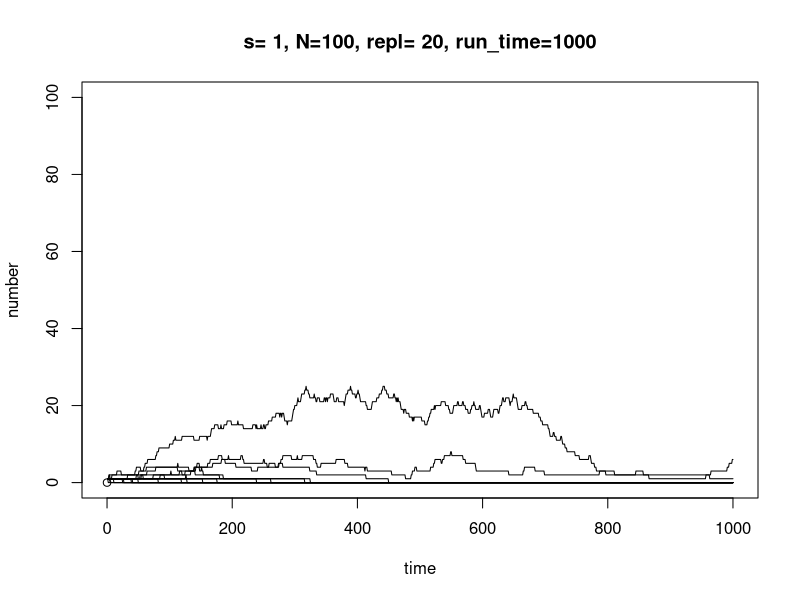
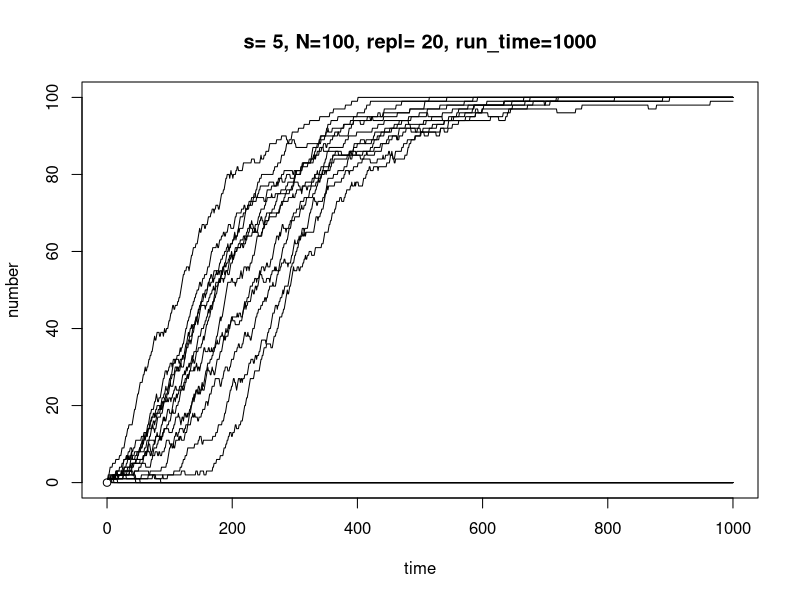
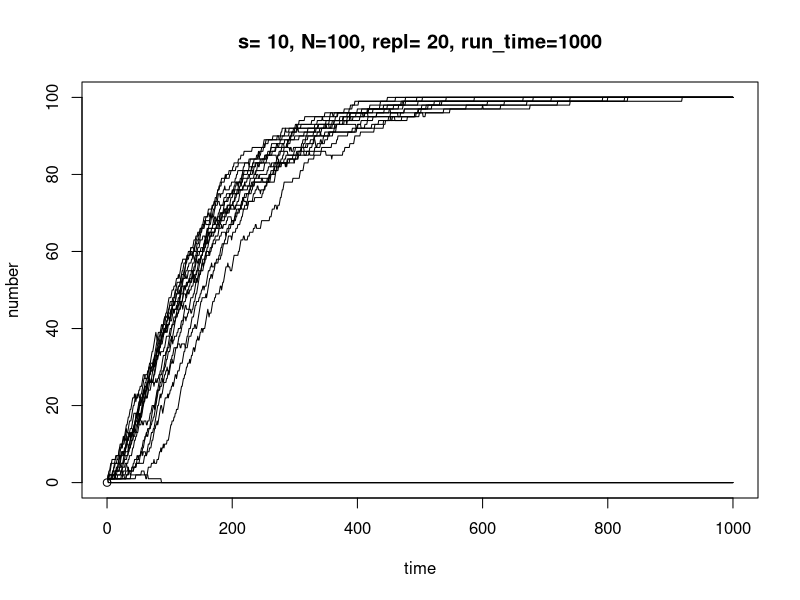
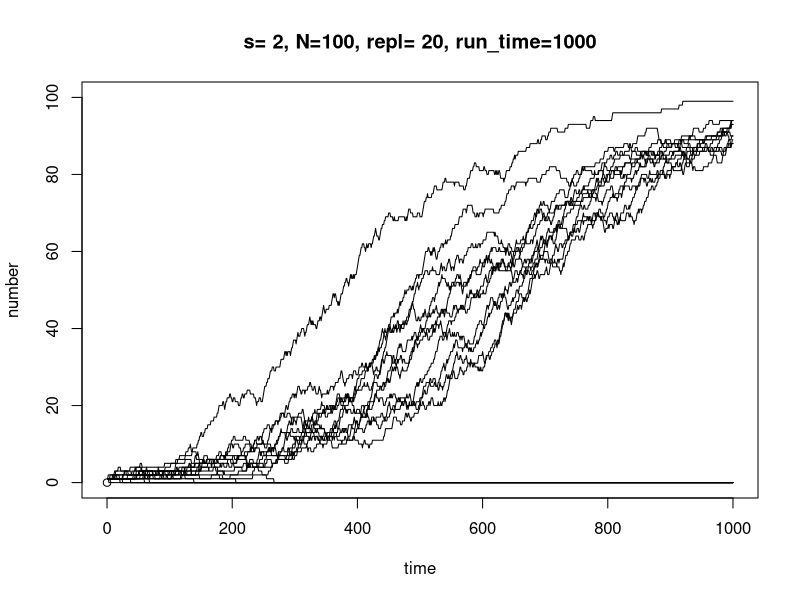
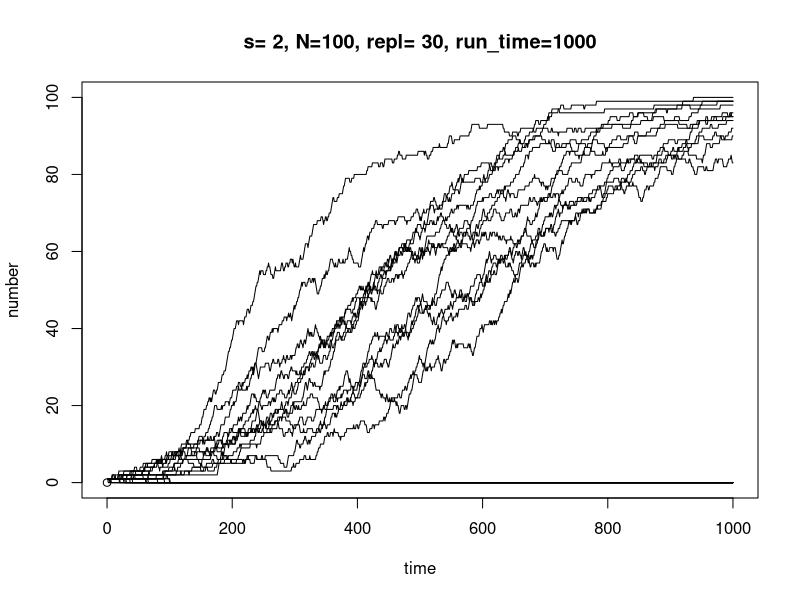
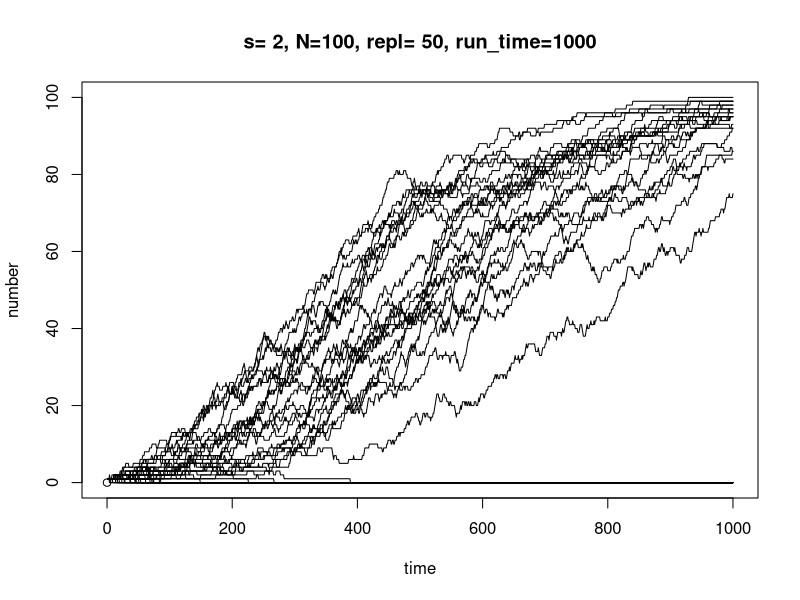
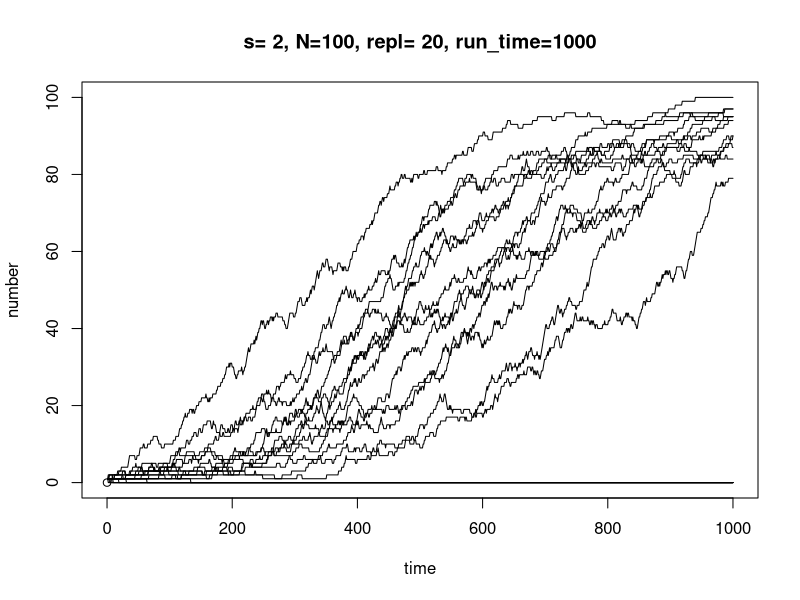
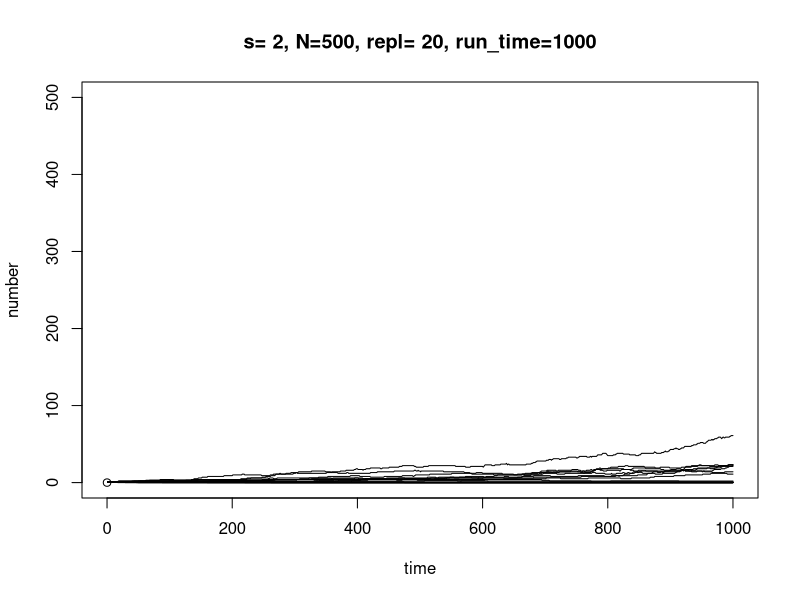

These charts were generated, in order, by the following R code:
## ---- chunk 1
transition <- matrix(c(0.4,0.3,0.3,
                       0.0,0.1,0.9,
                       0.1,0.4,0.5), nrow = 3, ncol = 3, byrow = TRUE)

names <- c("Aurora Pizza", "Pizza Boy", "Pizza Company")
rownames(transition) <- names
colnames(transition) <- names
print(transition)
## ---- chunk 2
time_frames <- c(1,2,10,20)

for (i in time_frames){
    customer_distribution <- c(200,300,100)
    for (j in 1:i) {
        customer_distribution <- customer_distribution %*% transition
    }
    cat("Customer distrinbution after", i, "months",customer_distribution,"\n", sep = " ")
}
## ---- chunk 3
#Urn-model#
N <- 100 #number of balls
s <- 2 #weight of white balls

balls <- rep(0,N)
balls[1] <- 1 #start with one white ball

########################################
# Define the function draw and replace #
########################################

draw_and_replace <- function(balls, s=2){
  # Random deletion
  balls <- balls[-sample(length(balls),1)]
  # Weighted duplication
  prob_weights <- balls
  prob_weights[prob_weights == 1] <- s
  prob_weights[prob_weights == 0] <- 1
  selected_ball <- sample(balls, 1, prob = prob_weights)
  balls <- c(balls, selected_ball)
  return(balls)
}

### Try out ###
balls <- draw_and_replace(balls, s=2)  
print(balls)
## ---- chunk 4
draw_trajectory <- function(repl=20, run_time=1e3, s=2, N=100){
  s <- s
  trajectory <- rep(0,run_time)
  plot(0,0,xlim=c(0,run_time),ylim=c(0,N),xlab="time",ylab="number",main=paste0("s= ",s,", N=",N,", repl= ",repl,", run_time=",run_time,sep=""))
  for (it in 1:repl) {
    balls <- rep(0,N)
    balls[1] <- 1
    
    for (tm in 1:run_time) {
      trajectory[tm] <- sum(balls)
      balls <- draw_and_replace(balls, s)
    }
    
    points(1:run_time,trajectory,type="l")
  }
}
## ---- chunk 5
# Changing s 
draw_trajectory(repl=20, run_time=1e3, s=1, N=100)
draw_trajectory(repl=20, run_time=1e3, s=5, N=100)
draw_trajectory(repl=20, run_time=1e3, s=10, N=100)
## ---- chunk 6
# Changing repl
draw_trajectory(repl=20, run_time=1e3, s=2, N=100)
draw_trajectory(repl=30, run_time=1e3, s=2, N=100)
draw_trajectory(repl=50, run_time=1e3, s=2, N=100)
## ---- chunk 7
# Changing N
draw_trajectory(repl=20, run_time=1e3, s=2, N=100)
draw_trajectory(repl=20, run_time=1e3, s=2, N=500)
draw_trajectory(repl=20, run_time=1e3, s=2, N=1000)
## ---- chunk 8
# Changing run_time
draw_trajectory(repl=20, run_time=1e2, s=2, N=100)
draw_trajectory(repl=20, run_time=1e3, s=2, N=100)
draw_trajectory(repl=20, run_time=1e4, s=2, N=100)
## ---- chunk 9
get_trans_prob <- function(x0,N,s,it=1000){
  x_out <- rep(0,it)
  for(tm in 1:it){
    x <- x0
    y <- sample(c(0,1),1,prob=c(1-x/N,x/N))
    if(y==1){
      x <- x-1
    }
    
    z <- sample(c(0,1),1,prob=c(1-(s*x)/(s*x+(N-1)), (s*x)/(s*x+(N-1)) ))
    if(z==1){
      x <- x+1
    }
    x_out[tm] <- x
  }
  return(table(x_out)/it)
}

get_trans_prob(50,100,20)

# Changing x0 
get_trans_prob(40,100,20)
get_trans_prob(60,100,20)
get_trans_prob(80,100,20)

# Changing N
get_trans_prob(50,80,20)
get_trans_prob(50,120,20)
get_trans_prob(50,160,20)

# Changing s
get_trans_prob(50,100,15)
get_trans_prob(50,100,10)
get_trans_prob(50,100,1)
## ---- chunk 10
B <- matrix(c(1,0,0,0,0,1,0,0,0,0,1,0,0,0,0,1,1,0,0,0,0,1,0,0,0,0,1,0,0,0,0,1),nrow=8,byrow=T)
rownames(B) <- c("A-","C-","G-","T-","A+","C+","G+","T+")
colnames(B) <- c("A","C","G","T")
B
## ---- chunk 11

